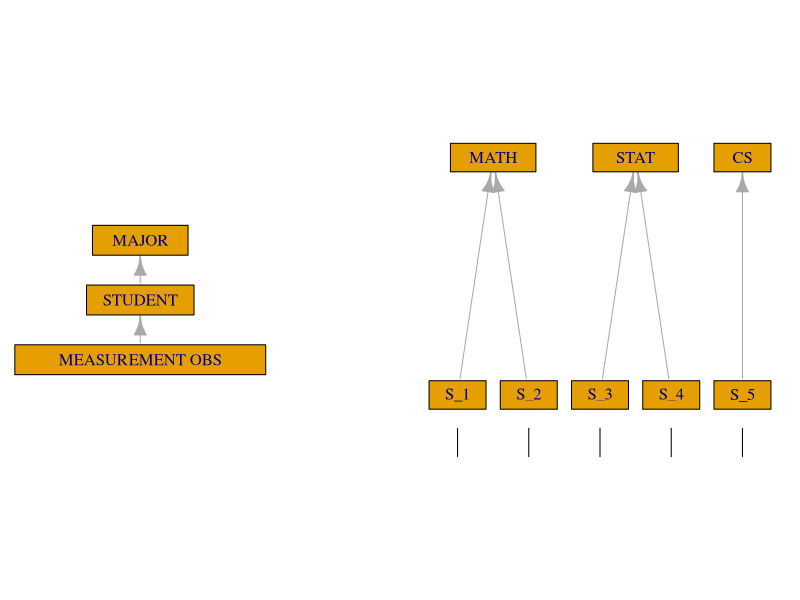

The R source for this figure:
## ---- chunk 1
library(igraph)

## ---- chunk 2
par(mar = c(0, 0, 0, 0), oma=c(0,0,0,0), mfrow = c(1, 2)) 
# Nested model, single obs, classification diagram
names <- c("MAJOR","STUDENT","MEASUREMENT OBS")
M <- matrix(data = 0, nrow=3, ncol=3, dimnames = list(names, names))
M[3,2] <- 1; M[2,1] <- 1
M <- graph.adjacency(M, mode="directed",diag=FALSE)
V(M)$size <- c(160,180,420)
node_pos <- matrix(data=c(1,1,1,3,2,1), nrow=3, ncol=2, byrow=FALSE)
plot(M, layout=node_pos, vertex.shape = "crectangle", vertex.size2=50)

# Nested model, signle obs, unit diagram
names <- c("MATH", "STAT","CS", paste0("S_",as.character(seq(1,5)),sep=""), rep("",5))
M <- matrix(data = 0, nrow = 13, ncol = 13, byrow = TRUE, dimnames=list(names,names))
M[4:5,1] <- 1; M[6:7,2] <- 1; M[8,3] <- 1
M <- graph.adjacency(M, mode="directed",diag=FALSE)
V(M)$size <- c(60, 60, 40, rep(40, 5), rep(0,5))
node_pos <- matrix(c( (1+2)/2,3, (3+4)/2,3, 5,3, 
                     1,2, 2,2, 3,2, 4,2, 5,2,
                     1,1.8, 2,1.8, 3,1.8, 4,1.8, 5,1.8), byrow=TRUE, ncol=2)
plot.igraph(M, layout = node_pos, vertex.shape="rectangle", vertex.size2=20)
